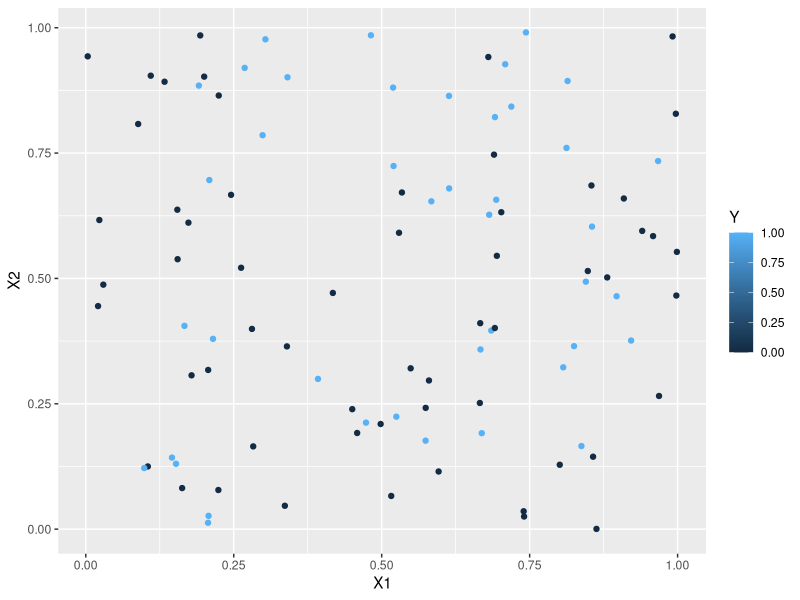
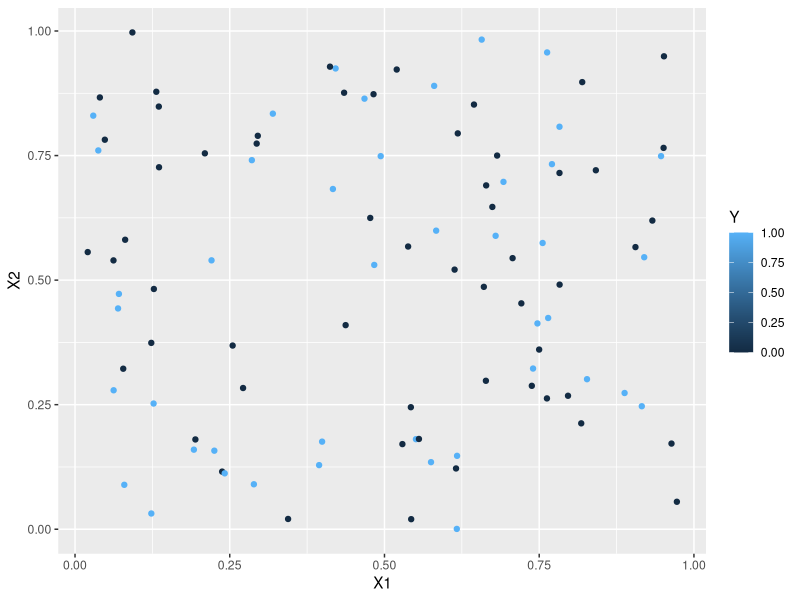
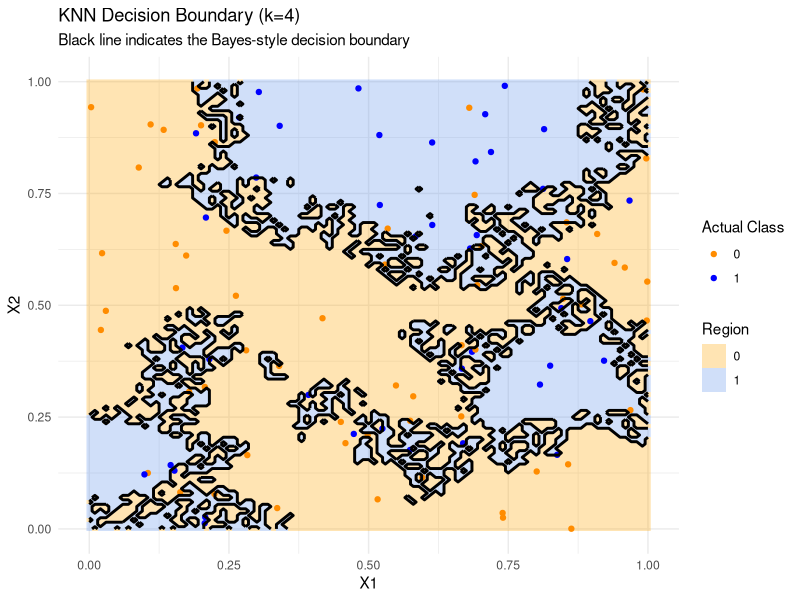

Source code (R) for these figures, in order:
## ---- chunk 1
library(class)
library(tidyverse)
## ---- chunk 2
#Generative model
set.seed(116) #setting a random seed so that I could reproduce everything exactly if I wanted to

generate_y <- function(x1,x2) { #two input parameters to generate the output y
  logit <- x1 -2*x2 -2*x1^2 + x2^2 + 3*x1*x2
  p <- exp(logit)/(1+exp(logit)) #apply the inverse logit function
  y <- rbinom(1,1,p) #y becomes a 0 (with prob 1-p) or a 1 with probability p
}
## ---- chunk 3
# Generate a dataset with 100 points
set.seed(116)
n = 100
X1 <- runif(n,0,1)
X2 <- runif(n,0,1)

#I'm going to use a for loop to generate 100 y's
Y <- rep(0,n) #initializing my Y to be a vector of 0's
for (i in 1:n) {
  Y[i] <- generate_y(X1[i],X2[i])
}

sum(Y) #How many 0's and 1's were predicted? In this training set, 42% were 1's. However, almost 48% are 1's when n is large. That's quite close to 50/50 so we shouldn't have issues with "imbalance," which is something we'll learn about later in the semester.

training <- cbind(X1,X2,Y) #combining all of my variables into a training dataset
ggplot(data=training, aes(x=X1, y=X2, color=Y)) +
  geom_point()

## ---- chunk 4
# Create the training dataset as above using seed=116
# Create a testing dataset using seed=121

set.seed(121)
n = 100
X1 <- runif(n,0,1)
X2 <- runif(n,0,1)

#I'm going to use a for loop to generate 100 y's
Y <- rep(0,n) #initializing my Y to be a vector of 0's
for (i in 1:n) {
  Y[i] <- generate_y(X1[i],X2[i])
}

sum(Y) #43 1's, which is only slightly closer to the 47.96% true rate
testing <- cbind(X1,X2,Y)

#Let's plot the test set. Does it look like the training set? Yeah, looks similar.
ggplot(data=testing, aes(x=X1, y=X2, color=Y)) +
  geom_point()

k=4
predicted.ys <- knn(train = training[,1:2], test = testing[,1:2], cl=training[,3],k=5)


#Let's try with a bigger training set.

## ---- chunk 5
set.seed(116)
n = 10000
X1 <- runif(n,0,1)
X2 <- runif(n,0,1)

#I'm going to use a for loop to generate 100 y's
Y <- rep(0,n) #initializing my Y to be a vector of 0's
for (i in 1:n) {
  Y[i] <- generate_y(X1[i],X2[i])
}

sum(Y) #4781

training.big <- cbind(X1,X2,Y) 

set.seed(121)
n = 10000
X1 <- runif(n,0,1)
X2 <- runif(n,0,1)

#I'm going to use a for loop to generate 100 y's
Y <- rep(0,n) #initializing my Y to be a vector of 0's
for (i in 1:n) {
  Y[i] <- generate_y(X1[i],X2[i])
}

sum(Y) #4777

testing.big <- cbind(X1,X2,Y) 
## ---- chunk 6
big.predicted.ys <- knn(train = training.big[,1:2], test = testing.big[,1:2], cl=training.big[,3],k=4)

1-sum(big.predicted.ys==testing.big[,3])/10000
## ---- chunk 7
k=4
predicted.ys <- knn(train = training[,1:2], test = testing[,1:2], cl=training[,3],k=k)

# Plot the training points and then the contours from the KNN fitted model

library(class)
library(ggplot2)

# 1. Setup the Grid correctly
# Ensure the grid names match your training column names (X1, X2)
testing.grid <- expand.grid(X1 = seq(0, 1, by = .01), 
                            X2 = seq(0, 1, by = .01))

# 2. Run KNN on the grid
# We convert the output to numeric so geom_contour can read it
predicted.grid <- knn(train = training[,1:2], 
                      test = testing.grid, 
                      cl = training[,3], 
                      k = 4)

# 3. Combine grid coordinates with predictions
# Instead of cbind with sequences, attach predictions to the existing grid
predicted.gridxy <- testing.grid
predicted.gridxy$Y <- as.numeric(predicted.grid) -1 #as.numeric converts the 0-1 levels into numbers 1 and 2. We reconvert 1 to 0 and 2 to 1 by subtracting 1.

# 4. Plotting
ggplot() +
  # Background: Show the decision regions
  geom_raster(data = predicted.gridxy, aes(x = X1, y = X2, fill = as.factor(Y)), alpha = 0.3) +
  # The Boundary: The contour line where Y changes
  geom_contour(data = predicted.gridxy, aes(x = X1, y = X2, z = Y), 
               breaks = 1.5, color = "black", size = 1) +
  # The actual data points
  geom_point(data = training, aes(x = X1, y = X2, color = as.factor(Y))) +
  scale_fill_manual(values = c("orange", "cornflowerblue"), name = "Region") +
  scale_color_manual(values = c("darkorange", "blue"), name = "Actual Class") +
  labs(title = "KNN Decision Boundary (k=4)",
       subtitle = "Black line indicates the Bayes-style decision boundary") +
   geom_contour(data = predicted.gridxy, aes(x = X1, y = X2, z = Y +1),  
               breaks = 1.5, color = "black", size = 1) + # Add 1 to Y to make the contours actually plot. I don't know why the black boundary won't plot if z is 0 or 1.
theme_minimal()


## ---- chunk 8
misclass_rate <- function(predictions, test.truth) { #Given the model predictions and the true classifications
  1-(sum(predictions==test.truth)/length(predictions))
}

misclass_rate(predicted.ys,testing[,3])

#Let's try creating a confusion matrix
(cm <- table(testing[,3], predicted.ys) )
